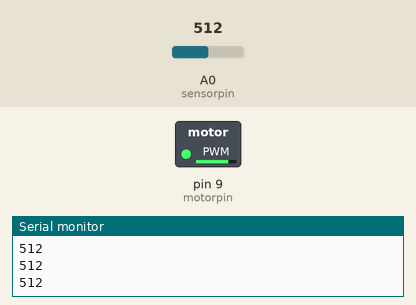
This sketch was run on a simulated Arduino Uno, built with avr-gcc and run on an emulated ATmega328P. Shown: switched loads named in the sketch (green lamp = pin HIGH), the last lines printed to the serial monitor. The inputs (shaded band) are chosen by the test bench; at power-on: A0 (sensorpin) = 512.

Above: at 1.26 s.
1.3 s: A0 (sensorpin) set to 610
At 1.46 s:
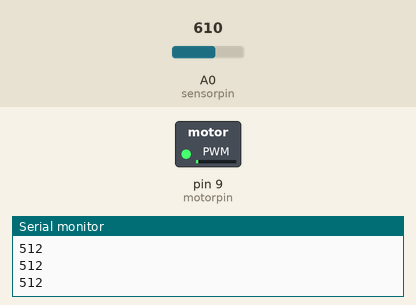
4.3 s: A0 (sensorpin) set to 590
At 4.61 s:
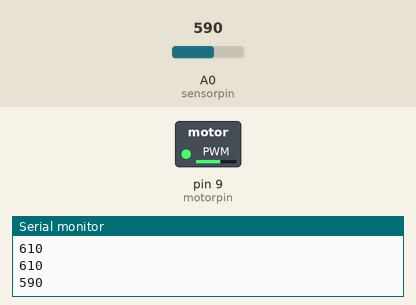
7.3 s: A0 (sensorpin) set to 716
At 7.61 s:
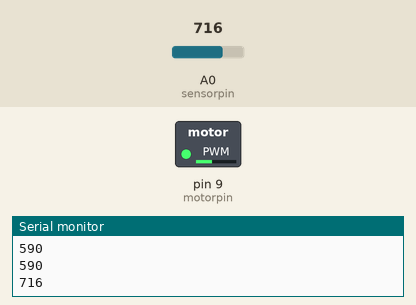
10.3 s: A0 (sensorpin) set to 511
Timing chart, 0 to 14.3 s (numbered marks = the images above; inputs shaded):
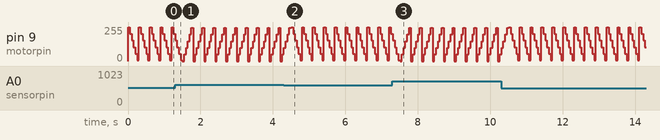

The sketch:

speedcontrol2.ino
```cpp
const int sensorpin=A0;
const int motorpin=9;
int stepdutycycle=50;
int initialdutycycle=100;

void setup(){
  Serial.begin(9600);
  pinMode(motorpin,OUTPUT);
  pinMode(sensorpin,OUTPUT);
}
void loop(){
  int pressure=analogRead(sensorpin);
  Serial.println(pressure);
  if(pressure>600){
    for(initialdutycycle=0;initialdutycycle<=255;initialdutycycle+=stepdutycycle){
      analogWrite(motorpin,initialdutycycle);
      delay(50);
    }
  }

else{
  for(initialdutycycle=255;initialdutycycle>=0;initialdutycycle-=stepdutycycle){
    analogWrite(motorpin,initialdutycycle);
    delay(50);

  }
}
}
```
